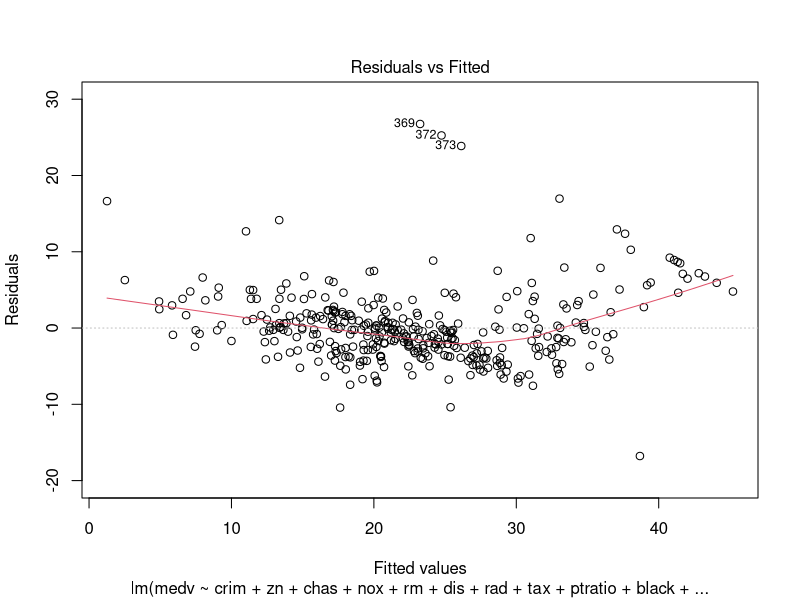
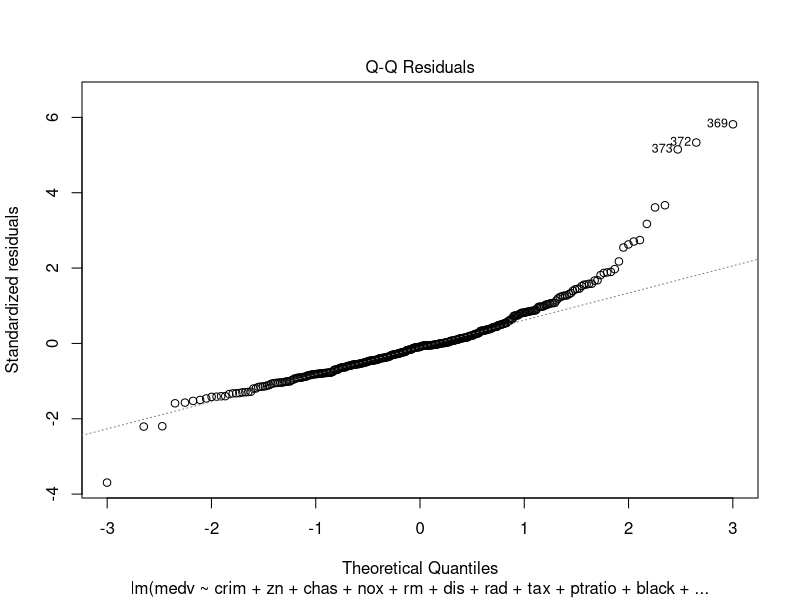
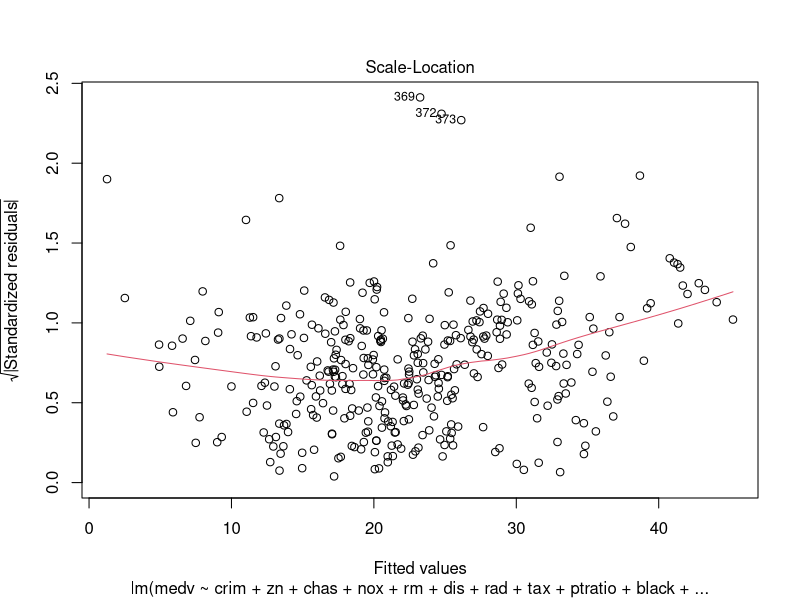
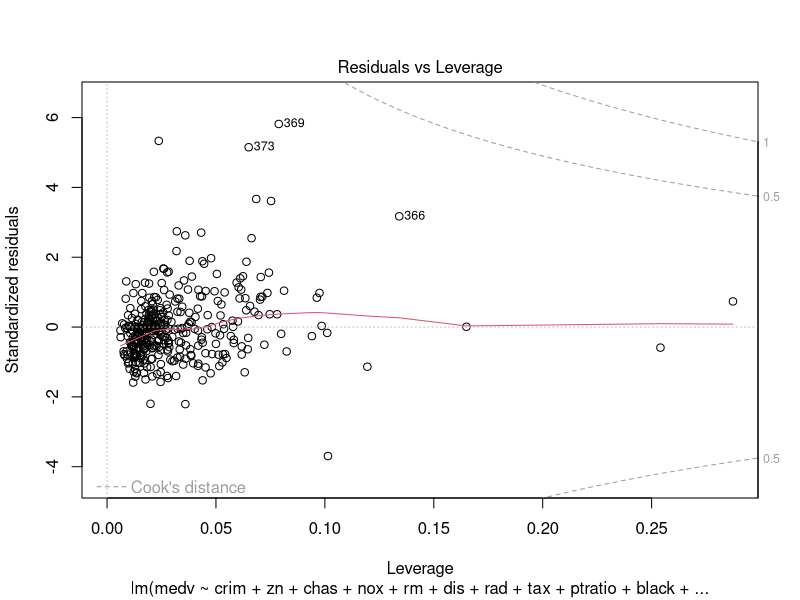
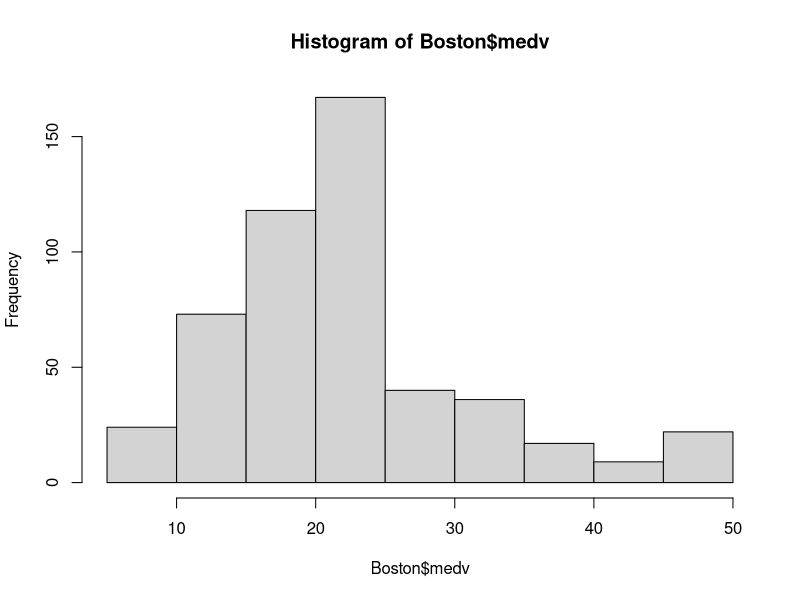

The R script that drew these images, in order:
## ---- chunk 1
knitr::opts_chunk$set(echo = TRUE)
## ---- chunk 2
# Cargamos el conjunto de datos mtcars
data(mtcars)

# Dividimos el conjunto de datos en entrenamiento y prueba
set.seed(123)
ind <- sample(2, nrow(mtcars), replace=TRUE, prob=c(0.7, 0.3))
train_data <- mtcars[ind == 1, ]
test_data <- mtcars[ind == 2, ]

# Ajustamos diferentes modelos de regresión lineal múltiple con diferentes combinaciones de características
model1 <- lm(mpg ~ wt + disp + hp, data=train_data)
model2 <- lm(mpg ~ wt + disp, data=train_data)
model3 <- lm(mpg ~ wt + hp, data=train_data)

# Calculamos el AIC de cada modelo
(AIC1 <- AIC(model1))
(AIC2 <- AIC(model2))
(AIC3 <- AIC(model3))

# Seleccionamos el modelo con el menor AIC
if(AIC1 < AIC2 & AIC1 < AIC3) {
  model_best <- model1
} else if(AIC2 < AIC1 & AIC2 < AIC3) {
  model_best <- model2
} else {
  model_best <- model3
}

# Evaluamos el desempeño del modelo seleccionado utilizando el conjunto de prueba
pred_best <- predict(model_best, newdata=test_data)
rmse_best <- sqrt(mean((test_data$mpg - pred_best)^2))
rmse_best

## ---- chunk 3
# Cargamos el conjunto de datos mtcars
data(mtcars)
# Dividimos el conjunto de datos en entrenamiento y prueba
set.seed(123)
ind <- sample(2, nrow(mtcars), replace=TRUE, prob=c(0.7, 0.3))
train_data <- mtcars[ind == 1, ]
test_data <- mtcars[ind == 2, ]
## ---- chunk 4
# Ajustamos un modelo de regresión lineal múltiple utilizando todas las características
model_full <- lm(mpg ~ ., data=train_data)
# Evaluamos el desempeño del modelo utilizando el conjunto de prueba
pred_full <- predict(model_full, newdata=test_data)
rmse_full <- sqrt(mean((test_data$mpg - pred_full)^2))
rmse_full
## ---- chunk 5
# Ajustamos un modelo de regresión lineal múltiple utilizando todas las características
model_full <- lm(mpg ~ ., data=train_data)

# Realizamos la eliminación hacia atrás
model_backward <- step(model_full, direction="backward")

# Evaluamos el desempeño del modelo utilizando el conjunto de prueba
pred_backward <- predict(model_backward, newdata=test_data)
rmse_backward <- sqrt(mean((test_data$mpg - pred_backward)^2))
rmse_backward
## ---- chunk 6
# Ajustamos un modelo de regresión lineal múltiple utilizando la característica más importante
model_forward <- lm(mpg ~ 1, data=train_data)

# Realizamos la selección hacia adelante
model_forward <- step(model_forward, scope=formula(model_full), direction="forward")

# Evaluamos el desempeño del modelo utilizando el conjunto de prueba
pred_forward <- predict(model_forward, newdata=test_data)
rmse_forward <- sqrt(mean((test_data$mpg - pred_forward)^2))
rmse_forward
## ---- chunk 7
data(Boston,package = "MASS")
## ---- chunk 8
# Cargamos el conjunto de datos mtcars

# Dividimos el conjunto de datos en entrenamiento y prueba
set.seed(1233)
ind <- sample(2, nrow(Boston), replace=TRUE, prob=c(0.7, 0.3))
train_data <- Boston[ind == 1, ]
test_data <- Boston[ind == 2, ]
## ---- chunk 9
# Ajustamos un modelo de regresión lineal múltiple utilizando todas las características
model_full <- lm(medv ~ ., data=train_data)
# Evaluamos el desempeño del modelo utilizando el conjunto de prueba
pred_full <- predict(model_full, newdata=test_data)
rmse_full <- sqrt(mean((test_data$medv - pred_full)^2))
rmse_full
## ---- chunk 10
# Ajustamos un modelo de regresión lineal múltiple utilizando todas las características
model_full <- lm(medv ~ ., data=train_data)

# Realizamos la eliminación hacia atrás
model_backward <- step(model_full, direction="backward")

# Evaluamos el desempeño del modelo utilizando el conjunto de prueba
pred_backward <- predict(model_backward, newdata=test_data)
rmse_backward <- sqrt(mean((test_data$medv - pred_backward)^2))
rmse_backward
## ---- chunk 11
# Ajustamos un modelo de regresión lineal múltiple utilizando la característica más importante
model_forward <- lm(medv ~ 1, data=train_data)

# Realizamos la selección hacia adelante
model_forward <- step(model_forward, scope=formula(model_full), direction="forward")

# Evaluamos el desempeño del modelo utilizando el conjunto de prueba
pred_forward <- predict(model_forward, newdata=test_data)
rmse_forward <- sqrt(mean((test_data$medv - pred_forward)^2))
rmse_forward
## ---- chunk 12
# Ajustamos un modelo de regresión lineal múltiple utilizando la característica más importante
model_both <- lm(medv ~ 1, data=train_data)

# Realizamos la selección hacia adelante
model_both <- step(model_both, scope=formula(model_full), direction="both")

# Evaluamos el desempeño del modelo utilizando el conjunto de prueba
pred_both <- predict(model_both, newdata=test_data)
rmse_both <- sqrt(mean((test_data$medv - pred_both)^2))
rmse_both
## ---- chunk 13
summary(model_backward)
plot(model_backward)
hist(Boston$medv)
